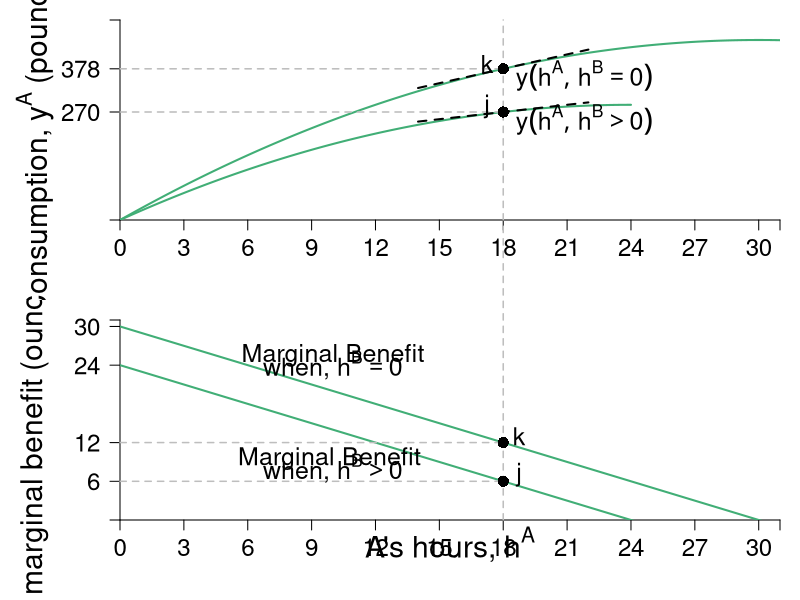

This chart was generated by the following R code:
require(shape)
pdf(file = "coordination_failures/production_mb.pdf", width = 9, height = 12)

#Set parameters for graphics
pointsize <- 1.8
axislabelsize <- 1.8
labelsize <- 1.5
namesize <- 1.8
annotatesize <- 1.5
graphlinewidth <- 2
segmentlinewidth <- 1.5

COL <- c("#7fc97f", "#beaed4", "#fdc086", "#ffff99", "#386cb0", "#f0027f", "#bf5b17", "#666666")
COLA <- c("#e0f3db", "#99d8c9","#66c2a4","#41ae76", "#238b45", "#005824")
COLB <- c("#4eb3d3", "#2b8cbe", "#0868ac","#084081")


#Need to create a stacked graph and 
#use the option mfrow = c(2,1) for that
par(mar =  c(4, 6, 1, 1), mfrow = c(2,1))

indiffA <- function(ea, uA = 46.08) {
  uA + (1/2)*(ea)^2
}

output <- function(ea, eb = 12, alpha = 30, beta = 1/2){
  (alpha - beta*(ea+eb))*ea
}

uA <- function(ea, ya = output) {
  ya - 0.5*(ea)^2
}

mrsA <- function(ea){
  ea
}

slopeline <- function(ea, yint = 0.5, slope = 2){
  yint + slope*ea
}


xlims <- c(0, 31)
ylims <- c(0, 500)

npts <- 501 
x <- seq(xlims[1], xlims[2], length.out = npts)
y <- seq(ylims[1], ylims[2], length.out = npts) 
a <- c(uA(ea = 12, output(ea = 12, eb = 12)), uA(ea = 15, output(ea = 15, eb = 0)), 300)

plot(0, 0, xlim = xlims, ylim = ylims, type = "n",
     xlab = expression(paste("")),
     ylab = expression(paste("")), 
     xaxt = "n", 
     yaxt = "n", 
     cex.lab = axislabelsize, 
     bty = "n",
     xaxs="i", 
     yaxs="i")

# ticksy <- seq(from = 0, to = ylims[2], by = 2)
# ylabels <- seq(from = 0, to = ylims[2], by = 2)
ticksx <- c(seq(xlims[1], xlims[2], 3), xlims[2])
xlabels <- c(seq(xlims[1], xlims[2], 3), NA)
ticksy <- c(0, output(ea = 18), output(ea = 18, eb = 0), ylims[2])
ylabels <- c(NA, output(ea = 18), output(ea = 18, eb = 0), NA)
# ticksy <- c(0, 144, 225, 300, ylims[2])
# ylabels <- c(NA, expression(paste(y[1]^A)), expression(paste(y[2]^A)), expression(paste(y[3]^A)), NA)
# ticksx <- c(0, 6.9, 12, 9.6, 16, 24, 26)
# xlabels <- c(NA, expression(paste(e^A,"*")), expression(paste(1/2*beta)), expression(paste(e^{AN})), expression(paste(alpha)), expression(paste(1/beta)), NA)

axis(1, at = ticksx, pos = 0, labels = xlabels, cex.axis= labelsize - 0.05)
axis(2, at = ticksy, pos = 0, labels = ylabels, las = 1, cex.axis= labelsize - 0.05)

npts <- 500 
xx1 <- seq(xlims[1], xlims[2], length.out = npts)
xx2 <- seq(xlims[1], 24, length.out = npts)
xx3 <- seq(14, 22, length.out = npts)

lines(xx1, output(xx1, eb = 0), col = COLA[4], lwd = graphlinewidth)
lines(xx2, output(xx2, eb = 12), col = COLA[4], lwd = graphlinewidth)

segments(0, output(ea = 18), 18, output(ea = 18), lty = 2, col = "gray", lwd = segmentlinewidth, xpd = 350)
segments(0, output(ea = 18, eb = 0), 18, output(ea = 18, eb = 0), lty = 2, col = "gray", lwd = segmentlinewidth, xpd = 350)

segments(18, -500, 18, 500, lty = 2, col = "gray", lwd = segmentlinewidth, xpd = 350)

lines(xx3, slopeline(ea = xx3, slope = 6, yint = 162), lty = 2, col = "black", lwd = graphlinewidth)
lines(xx3, slopeline(ea = xx3, slope = 12, yint = 162), lty = 2, col = "black", lwd = graphlinewidth)

text(-4, 0.5*ylims[2], expression(paste("Consumption, ", y^A," (pounds, lb)")), xpd = TRUE, cex = axislabelsize, srt = 90)


points(18, output(ea = 18), pch = 16, col = "black", cex = 1.5)
text(18 - 0.75, output(ea = 18) + 14, expression(paste(j)), cex = annotatesize)

points(18, output(ea = 18, eb = 0), pch = 16, col = "black", cex = 1.5)
text(18 - 0.75, output(ea = 18, eb = 0) + 12, expression(paste(k)), cex = annotatesize)

text(21.8, 360, expression(paste(y(h^A, h^B == 0)) ), cex = annotatesize)
text(21.8, 250, expression(paste(y(h^A, h^B > 0))), cex = annotatesize)

############
# Bottom Fig 
############

MBenefit <- function(ea, eb = 12, alpha = 30, beta = 1/2) {
  (alpha - beta*eb - 2*beta*ea)
}

MCost <- function(ea, slope = 1, intercept = 0){
  slope*ea
}

xlims <- c(0, 31)
ylims <- c(0, 31)

npts <- 501 
x <- seq(xlims[1], xlims[2], length.out = npts)
y <- seq(ylims[1], ylims[2], length.out = npts) 

plot(0, 0, xlim = xlims, ylim = ylims, type = "n",
     xlab = expression(paste("")),
     ylab = expression(paste("")), 
     xaxt = "n", 
     yaxt = "n", 
     cex.lab = axislabelsize, 
     bty = "n",
     xaxs = "i", 
     yaxs = "i")

ticksy <- c(0, MBenefit(18, eb = 12), MBenefit(18, eb = 0), MBenefit(0, eb = 12), MBenefit(0, eb = 0), ylims[2])
ylabels <- c(NA, 6, 12, 24, 30, NA)

ticksx <- c(seq(xlims[1], xlims[2], 3), xlims[2])
xlabels <- c(seq(xlims[1], xlims[2], 3), NA)
#xlabels <- c(NA, expression(paste(h[1]^A)), expression(paste(h[2]^A)), expression(paste(frac(alpha - beta*h^b,2*beta) )), expression(paste(frac(alpha,2*beta) )), NA)

axis(1, at = ticksx, pos = 0, labels = xlabels ,las = 1, cex.axis = labelsize - 0.05)
axis(2, at = ticksy, pos = 0, labels = ylabels, las = 1, cex.axis = labelsize - 0.05)
#text(x = c(0, 12, 15, 24, 30, xlims[2]), par("usr")[3] - 0.4, labels = xlabels, srt = 0, pos = 1, xpd = TRUE, cex = labelsize - 0.05)

#mtext(expression(paste("Aram's hours, ", h^A)), side=1, line = 4, cex = axislabelsize)
text(0.5*xlims[2], -3.8, expression(paste("A's hours, ", h^A)), xpd = TRUE, cex = axislabelsize)
text(-4, 0.5*ylims[2], expression(paste("A's marginal benefit (ounces, oz) ")), xpd = TRUE, cex = axislabelsize, srt = 90) 

npts <- 500 
xx1 <- seq(xlims[1], xlims[2], length.out = npts)
xx2 <- seq(4, 8, length.out = npts)

#Marginal benefit when the other does produce
lines(xx1, MBenefit(xx1, eb = 0), col = COLA[4], lwd = graphlinewidth)

#Marginal benefit when B produce NE number of hours
lines(xx1, MBenefit(xx1, eb = 12), col = COLA[4], lwd = graphlinewidth)

segments(0, MBenefit(ea = 18), 18, MBenefit(ea = 18), lty = 2, col = "gray", lwd = segmentlinewidth, xpd = 350)
segments(0, MBenefit(ea = 18, eb = 0), 18, MBenefit(ea = 18, eb = 0), lty = 2, col = "gray", lwd = segmentlinewidth, xpd = 350)

segments(18, 0, 18, 500, lty = 2, col = "gray", lwd = segmentlinewidth, xpd = 350)

text(10, 25.5, expression(paste("Marginal Benefit")), cex = labelsize)
text(10, 24, expression(paste("when, ", h^B== 0 )), cex = labelsize)


text(10, 9.5, expression(paste("Marginal Benefit ")), cex = labelsize)
text(10, 8, expression(paste("when, ", h^B > 0 )), cex = labelsize)


points(18, MBenefit(ea = 18), pch = 16, col = "black", cex = 1.5)
text(18 + 0.75, MBenefit(ea = 18) + 1, expression(paste(j)), cex = annotatesize)

points(18, MBenefit(ea = 18, eb = 0), pch = 16, col = "black", cex = 1.5)
text(18 + 0.75, MBenefit(ea = 18, eb = 0) + 1, expression(paste(k)), cex = annotatesize)

dev.off()
